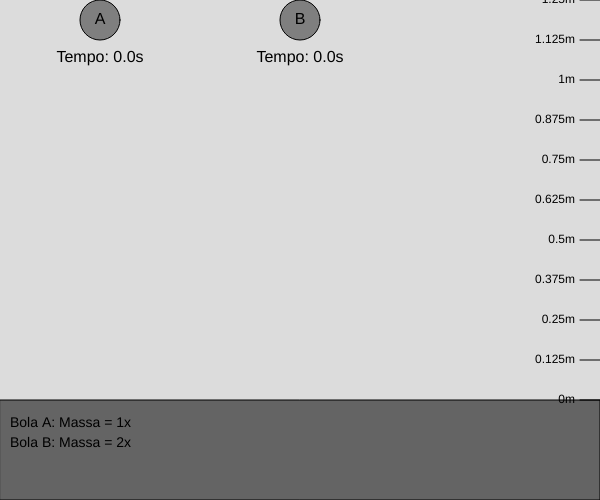
Frame 1 (no input)
Frame 60 (no input): identical to frame 1, image omitted
Frame 120 (the mouse pressed at the canvas centre since frame 60): identical to frame 1, image omitted

The p5.js sketch that drew this single still picture (run headless with seeded random() and noise() and a simulated clock; from frame 60 on, the mouse is pressed at the canvas centre):

// p5.js sketch
// ── sketch.js
// Variáveis para as bolas
let ballA;
let ballB;
let gA = 4.9; // Gravidade inicial para a bola A (m/s^2)
let gB = 9.8; // Gravidade inicial para a bola B (m/s^2)
let t = 0;   // Tempo
let dt = 0.5; // Incremento de tempo em segundos
let groundY;
let heightMeasureInterval = 50; // Intervalo de medição de altura
let startButtonA, startButtonB, startButtonC;
let simulationStarted = false; // Variável para controlar a simulação

function setup() {
  createCanvas(600, 500);
  groundY = height - 100; // Definindo a posição y do solo
  
  // Inicializando as bolas
  ballA = new Ball(100, 0, gA, 'A'); // Posição x, y, gravidade e rótulo
  ballB = new Ball(300, 0, gB, 'B'); // Posição x diferente para visualização, gravidade e rótulo

  // Criar botão de ajuste A
  startButtonA = createButton('ITEM A: aproximadamente a metade do tempo para a bola mais pesada em comparação com a mais leve.');
  startButtonA.position(10, height + 10);
  startButtonA.mousePressed(startSimulationA);

  // Criar botão de ajuste B
  startButtonB = createButton('ITEM B: aproximadamente a metade do tempo para a bola mais leve em comparação com a mais pesada');
  startButtonB.position(10, height + 40);
  startButtonB.mousePressed(startSimulationB);

  // Criar botão de ajuste C
  startButtonC = createButton('ITEM C: aproximadamente o mesmo para ambas as bolas');
  startButtonC.position(10, height + 70);
  startButtonC.mousePressed(startSimulationC);
  
  // Criar botão de ajuste D
  startButtonD = createButton('ITEM D: consideravelmente menor para a bola mais pesada, mas não necessariamente a metade do tempo.');
  startButtonD.position(10, height + 100);
  startButtonD.mousePressed(startSimulationD);
  
   // Criar botão de ajuste E
  startButtonE = createButton('ITEM E: consideravelmente menor para a bola mais leve, mas não necessariamente a metade do tempo.');
  startButtonE.position(10, height + 130);
  startButtonE.mousePressed(startSimulationE);
}

function draw() {
  background(220);
  
  // Desenhar o solo
  fill(100);
  rect(0, groundY, width, height - groundY);
  
  // Desenhar a régua vertical
  drawHeightRuler();
  
  // Mostrar informações sobre as bolas
  displayBallInfo();
  
  if (simulationStarted) {
    // Atualizar a posição das bolas
    ballA.update(dt);
    ballB.update(dt);
    
    // Incrementar o tempo
    t += dt;
  }
  
  // Desenhar as bolas
  ballA.show();
  ballB.show();
  
  // Exibir cronômetros e verificar se as bolas atingiram o solo
  checkAndDisplayTimer(ballA);
  checkAndDisplayTimer(ballB);
}
function startSimulationA() {
  ballA.gravity = 2.44; // Ajustar a gravidade da bola A
  ballB.gravity = 9.8; // Ajustar a gravidade da bola B
  simulationStarted = true;
  resetSimulation(); // Resetar a simulação após ajuste
}

function startSimulationB() {
  ballA.gravity = 9.8; // Ajustar a gravidade da bola A
  ballB.gravity = 2.44; // Ajustar a gravidade da bola B
  simulationStarted = true;
  resetSimulation(); // Resetar a simulação após ajuste
}

function startSimulationC() {
  ballA.gravity = 9.8; // Ajustar a gravidade da bola A
  ballB.gravity = 9.8; // Ajustar a gravidade da bola B
  simulationStarted = true;
  resetSimulation(); // Resetar a simulação após ajuste
}
function startSimulationD() {
  ballA.gravity = 4.9; // Ajustar a gravidade da bola A
  ballB.gravity = 9.8; // Ajustar a gravidade da bola B
  simulationStarted = true;
  resetSimulation(); // Resetar a simulação após ajuste
}

function startSimulationE() {
  ballA.gravity = 9.8; // Ajustar a gravidade da bola A
  ballB.gravity = 4.9; // Ajustar a gravidade da bola B
  simulationStarted = true;
  resetSimulation(); // Resetar a simulação após ajuste
}
function resetSimulation() {
  t = 0;
  ballA.reset();
  ballB.reset();
}

function checkAndDisplayTimer(ball) {
  displayTimer(ball);
  if (ball.y >= groundY - ball.radius) {
    ball.stopTimer();
  }
}

function displayTimer(ball) {
  fill(0);
  textSize(16);
  textAlign(CENTER, TOP);
  text("Tempo: " + ball.timer.toFixed(1) + "s", ball.x, ball.y + ball.radius + 10);
}

function drawHeightRuler() {
  fill(0);
  textSize(12);
  textAlign(RIGHT, CENTER);
  for (let i = 0; i <= height; i += heightMeasureInterval) {
    let y = map(i, 0, height, groundY, 0);
    line(width - 20, y, width, y); // Linha da régua
    text(i/400 + "m", width - 25, y); // Rótulo da altura
  }
}

function displayBallInfo() {
  fill(0);
  textSize(14);
  textAlign(LEFT, BOTTOM);
  text("Bola A: Massa = 1x", 10, groundY + 30);
  text("Bola B: Massa = 2x", 10, groundY + 50);
}

class Ball {
  constructor(x, y, gravity, label) {
    this.gravity = gravity;
    this.radius = 20;
    this.x = x;
    this.y = y+this.radius;
    this.velocity = 0;
    this.timer = 0;
    this.timerStopped = false;
    this.label = label;
  }
  
  update(dt) {
    if (!this.timerStopped) {
      // Atualizar o cronômetro
      this.timer += dt;
      
      // Atualizar a velocidade e posição com base na física
      this.velocity += this.gravity * dt;
      this.y += this.velocity * dt;
      
      // Verificar se a bola atingiu o solo
      if (this.y >= groundY - this.radius) {
        this.y = groundY - this.radius; // Ajustar a posição da bola para o topo do solo
        this.velocity = 0; // Parar a bola
        this.stopTimer(); // Parar o cronômetro
      }
    }
  }
  
  show() {
    fill(127);
    ellipse(this.x, this.y, this.radius * 2);
    fill(0);
    textSize(16);
    textAlign(CENTER, CENTER);
    text(this.label, this.x, this.y);
  }
    stopTimer() {
    this.timerStopped = true;
  }
    reset() {
    this.y = 0;
    this.velocity = 0;
    this.timer = 0;
    this.timerStopped = false;
  }
}

// ── style.css
body {
  display: flex;
  flex-direction: column;
  align-items: left;
  margin: 20px;
  padding: 20px;
    background-color: beige;
}

/* Add margin to separate the canvas from other elements */
main {
  padding: 20px;
  /* background-color: lightblue; */
}

.instructions {
  margin-top: 2px;
  text-align: left;
}

input[type=radio] {
  border: none;
  color: white;
  padding: 16px 32px;
  text-decoration: none;
  margin: 4px 12px;
  cursor: pointer;
  margin-bottom: 4px;
}

button[type=button],
button[type=submit],
button[type=reset] {
  background-color: #04AA6D;
  border: none;
  color: white;
  padding: 16px 32px;
  text-decoration: none;
  margin: 8px 16px;
  cursor: pointer;
}
